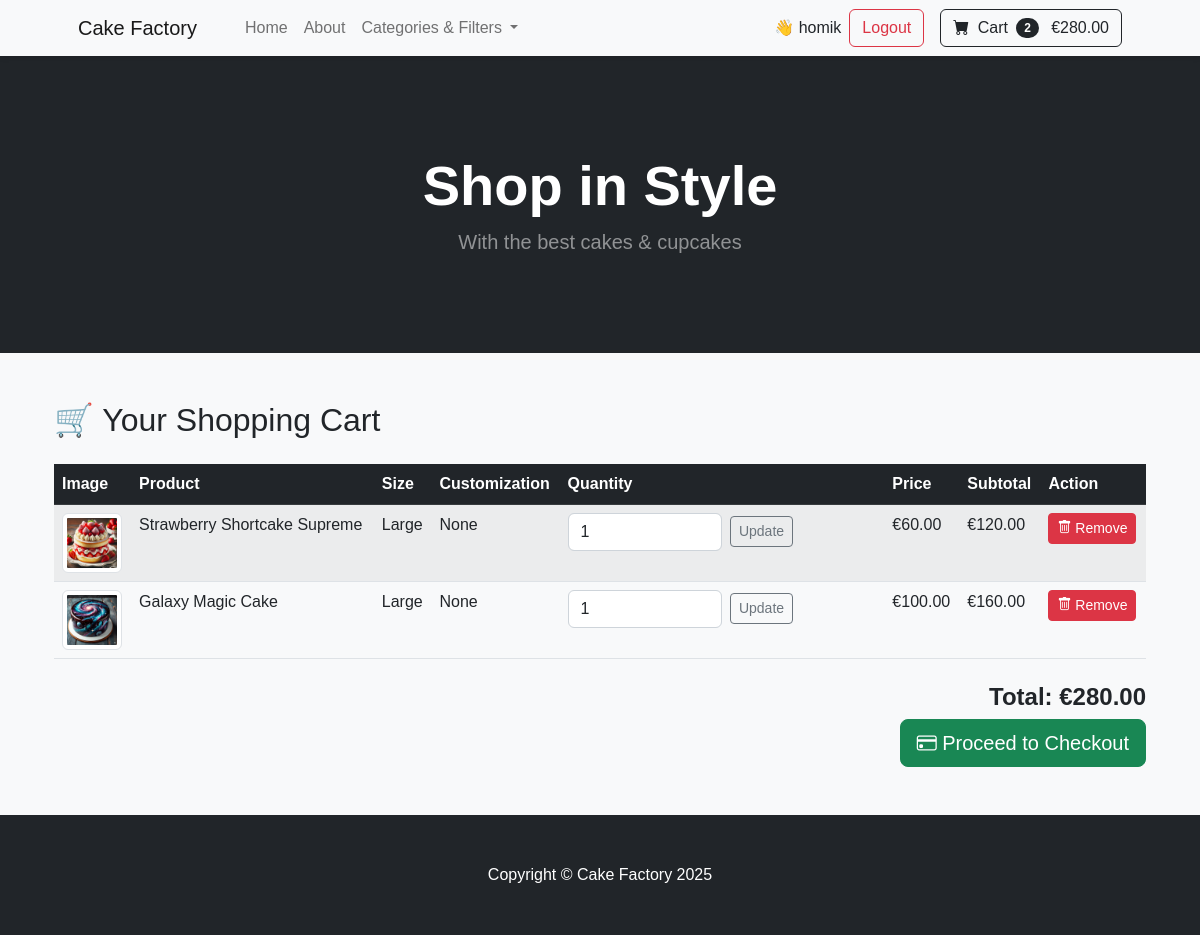
Page /orders/cart/ (signed in) on the committed database.
### products/models.py (models this page shows, shortened)
class Product(models.Model):
    name = models.CharField(max_length=255, unique=True)
    slug = models.SlugField(unique=True, blank=True)
    description = models.TextField(blank=True)
    price = models.DecimalField(max_digits=10, decimal_places=2)
    category = models.ForeignKey(
        Category, on_delete=models.SET_NULL,
        null=True, blank=True, related_name="products"
    )
    flavor = models.ForeignKey(
        Flavor, on_delete=models.SET_NULL,
        null=True, blank=True, related_name="products"
    )
    sizes = models.ManyToManyField(
        Size, blank=True, related_name="products"
    )
    image = models.ImageField(upload_to="product_images/", blank=True, null=True)
    allergen_info = models.TextField(blank=True, help_text="E.g., Contains nuts, gluten-free")
    available = models.BooleanField(default=True) # If needed deactivate.
    created_at = models.DateTimeField(auto_now_add=True)

class Size(models.Model):
    name = models.CharField(max_length=100, unique=True)
    slug = models.SlugField(unique=True, blank=True)

### orders/views.py (the view, shortened to what this page needs)
# urls.py: path("cart/", cart_view, name="cart_view"),
def cart_view(request):
    cart_items = []
    total_price = 0
    if request.user.is_authenticated:
        db_cart_items = CartItem.objects.filter(user=request.user)
        for item in db_cart_items:
            subtotal = item.line_total
            total_price += subtotal
            cart_items.append({
                "product_id": item.product.id,
                "size_id": item.size.id if item.size else None,
                "name": item.product.name,
                "image": item.product.image.url if item.product.image else None,
                "price": item.product.price,
                "quantity": item.quantity,
                "size": item.size.name if item.size else "N/A",
                "customization": item.customization if item.customization else "None",
                "subtotal": subtotal,
                "update_url": reverse("cart_update", args=[item.product.id, item.size.id if item.size else 0]),
                "remove_url": reverse("cart_remove", args=[item.product.id, item.size.id if item.size else 0]),
            })
    return render(request, "orders/cart.html", {"cart": cart_items, "total_price": total_price})

### orders/context_processors.py (called while the page is built)
def cart_context(request):
    cart_items = 0
    cart_total_price = 0.0
    if request.user.is_authenticated:
        cart_items_qs = CartItem.objects.filter(user=request.user)
        cart_items = sum(item.quantity for item in cart_items_qs)
        cart_total_price = sum(item.line_total for item in cart_items_qs)
    else:
        session_cart = request.session.get("cart", {})
        cart_items = sum(item["quantity"] for item in session_cart.values())
        cart_total_price = sum(float(item["price"]) * int(item["quantity"]) for item in session_cart.values())
    return {"cart_items": cart_items, "cart_total_price": cart_total_price}

### orders/models.py (called while the page is built)
    @property
    def adjusted_price(self):
        base_price = self.product.price
        if self.size:
            size_multiplier = 20 * (self.size.id)  # Assuming ID 1=Small, 2=Medium, 3=Large
            return base_price + size_multiplier
        return base_price

    @property
    def line_total(self):
        return self.adjusted_price * self.quantity

### products/context_processors.py (called while the page is built)
def categories_context(request):
    return {
        'categories': Category.objects.all()
    }

### orders/templates/orders/cart.html (shortened to what this page needs)
{% extends "base.html" %}
{% load static %}
{% block content %}
<div class="container">
    <h2 class="mb-4">🛒 Your Shopping Cart</h2>
    {% if cart %}
    <table class="table table-striped">
        <thead class="table-dark">
            <tr>
                <th>Image</th>
                <th>Product</th>
                <th>Size</th>
                <th>Customization</th>
                <th>Quantity</th>
                <th>Price</th>
                <th>Subtotal</th>
                <th>Action</th>
            </tr>
        </thead>
        <tbody>
            {% for item in cart %}
            <tr>
                <td>
                    {% if item.image %}
                        <img src="{{ item.image }}" alt="{{ item.name }}" class="img-thumbnail" width="60">
                    {% else %}
                        <img src="{% static 'img/no-image.jpg' %}" alt="No Image" class="img-thumbnail" width="60">
                    {% endif %}
                </td>
                <td>{{ item.name }}</td>
                <td>{{ item.size|default:"N/A" }}</td>
                <td>{{ item.customization|default:"None" }}</td>
                <td>
                    <form method="POST" action="{{ item.update_url }}" class="d-flex align-items-center">
                        <input type="number" name="quantity" value="{{ item.quantity }}" min="1" class="form-control w-50">
                        <button type="submit" class="btn btn-sm btn-outline-secondary ms-2">Update</button>
                    </form>
                </td>
                <td>€{{ item.price|floatformat:2 }}</td>
                <td>€{{ item.subtotal|floatformat:2 }}</td>
                <td>
                    <a href="{{ item.remove_url }}" class="btn btn-danger btn-sm">
                        <i class="bi bi-trash"></i> Remove
                    </a>
                </td>
            </tr>
            {% endfor %}
        </tbody>
    </table>
    <div class="text-end mt-4">
        <h4><strong>Total: €{{ total_price|floatformat:2 }}</strong></h4>
        <a href="{% url 'checkout' %}" class="btn btn-success btn-lg">
            <i class="bi bi-credit-card"></i> Proceed to Checkout
        </a>
    </div>
    {% else %}
    <p class="alert alert-warning">Your cart is empty! Start shopping now.</p>
    <a href="{% url 'product_list' %}" class="btn btn-primary">Browse Products</a>
    {% endif %}
</div>
{% endblock %}

### templates/base.html (shortened to what this page needs)
{% load static %}
<!DOCTYPE html>
<html lang="en">
<head>
    <link href="https://cdn.jsdelivr.net/npm/bootstrap-icons@1.5.0/font/bootstrap-icons.css" rel="stylesheet">
    <link href="https://cdn.jsdelivr.net/npm/bootstrap@5.2.3/dist/css/bootstrap.min.css" rel="stylesheet">
    <link href="{% static 'css/styles.css' %}" rel="stylesheet">
</head>
<body>
    <nav class="navbar navbar-expand-lg navbar-light bg-light">
        <div class="container px-4 px-lg-5">
            <a class="navbar-brand" href="{% url 'home' %}">Cake Factory</a>
            <div class="collapse navbar-collapse" id="navbarSupportedContent">
                <ul class="navbar-nav me-auto mb-2 mb-lg-0 ms-lg-4">
                    <li class="nav-item"><a class="nav-link" href="{% url 'home' %}">Home</a></li>
                    <li class="nav-item"><a class="nav-link" href="#">About</a></li>
                    <li class="nav-item dropdown">
                        <a class="nav-link dropdown-toggle" href="#" id="categoriesDropdown" role="button"
                            data-bs-toggle="dropdown">
                            Categories & Filters
                        </a>
                    </li>
                </ul>
                <div class="d-flex align-items-center">
                    {% if user.is_authenticated %}
                    <span class="me-2">👋 {{ user.username }}</span>
                    <a class="btn btn-outline-danger me-3" href="{% url 'account_logout' %}">Logout</a>
                    {% else %}
                    <a class="btn btn-outline-primary me-2" href="{% url 'account_login' %}">Sign In</a>
                    <a class="btn btn-primary me-3" href="{% url 'account_signup' %}">Sign Up</a>
                    {% endif %}
                    <a class="btn btn-outline-dark" href="{% url 'cart_view' %}">
                        <i class="bi-cart-fill me-1"></i> Cart
                        <span id="cart-count"
                            class="badge bg-dark text-white ms-1 rounded-pill">{{ cart_items|default:0 }}</span>
                        {% if cart_total_price %}
                        <span id="cart-total" class="ms-2">€{{ cart_total_price|floatformat:2 }}</span>
                        {% endif %}
                    </a>
                </div>
            </div>
        </div>
    </nav>
    <header class="bg-dark py-5">
        <div class="container px-4 px-lg-5 my-5">
            <div class="text-center text-white">
                <h1 class="display-4 fw-bolder">{% block header %}Shop in Style{% endblock %}</h1>
                <p class="lead fw-normal text-white-50 mb-0">{% block subtitle %}With the best cakes &
                    cupcakes{% endblock %}</p>
            </div>
        </div>
    </header>
    <main class="container py-5">
        {% block content %}{% endblock %}
    </main>
    <footer class="py-5 bg-dark">
        <div class="container">
            <p class="m-0 text-center text-white">Copyright &copy; Cake Factory 2025</p>
        </div>
    </footer>
</body>
</html>

### static/css/styles.css (style rules this page uses)
body { background-color: #f8f9fa; font-family: 'Poppins', sans-serif; }
.navbar { background-color: #ffffff; box-shadow: 0px 2px 5px rgba(0, 0, 0, 0.1); }

### rows in the picture
Product: name "Strawberry Shortcake Supreme", price "60.00"
Size: size "Large" "Large"
Product: name "Galaxy Magic Cake", price "100.00"

### other values in the picture
{{ user.username }} "homik"
{{ cart_items|default:0 }} "2"
{{ cart_total_price|floatformat:2 }} "280.00"
{{ item.customization|default:"None" }} "None" "None"
{{ item.subtotal|floatformat:2 }} "120.00" "160.00"
{{ total_price|floatformat:2 }} "280.00"
